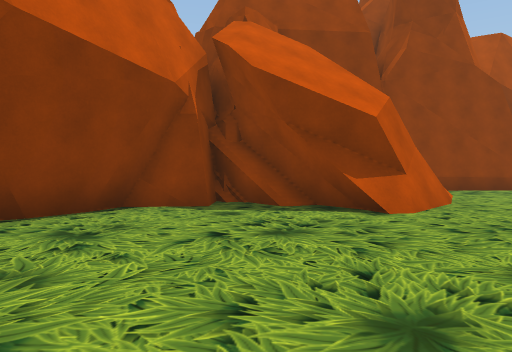
view 1 (above)

16 first-person views from a walk through a 3-D level made in the Unity game engine. The camera is 1.5 m above the floor, tilts 2° down and sees 70° across. The floor is counted in squares, 2 m on a side. Each view is taken from the middle of a square. On the plan, view 1 faces up. The plan holds only what a view shows up to about 11 squares ahead; the rest is blank. The place goes on beyond the plan. The player character is not drawn. Some surface patterns are stand-ins.

view 2
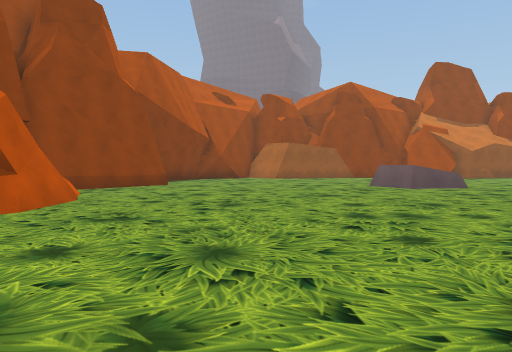

view 3
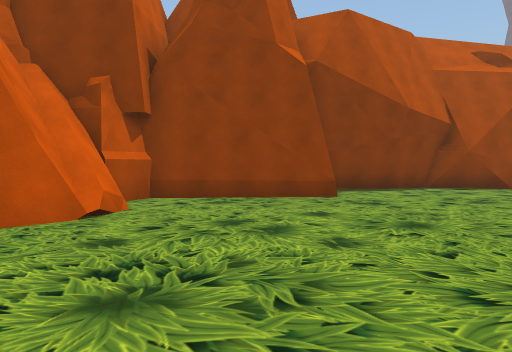

view 4
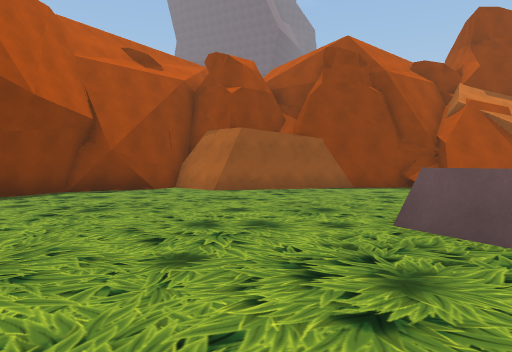

view 5
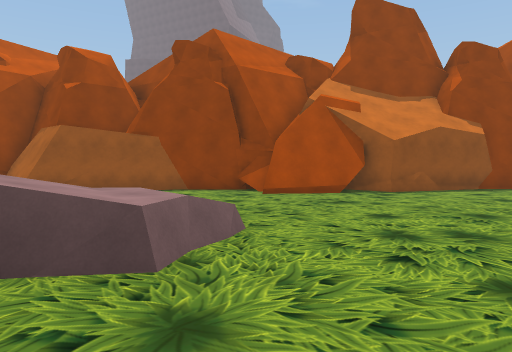

view 6
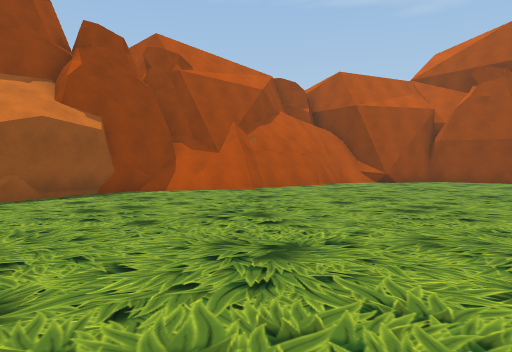

view 7
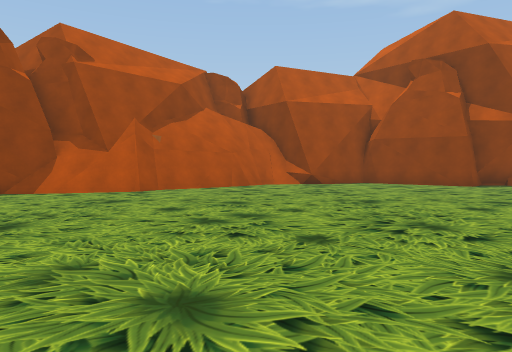

view 8
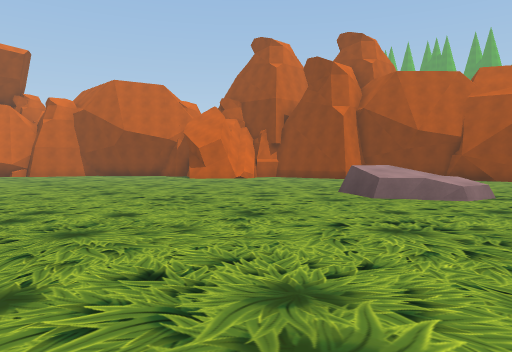

view 9
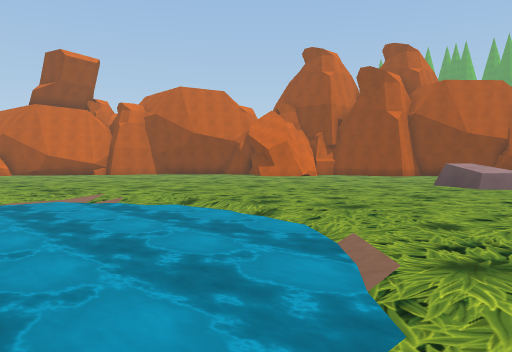

view 10
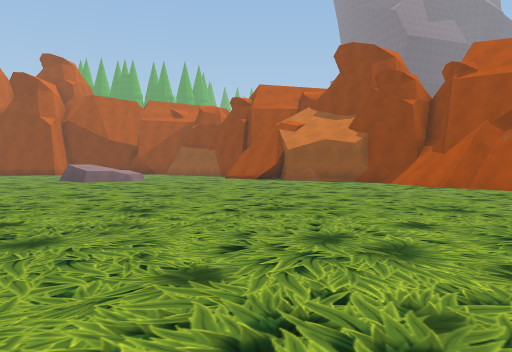

view 11
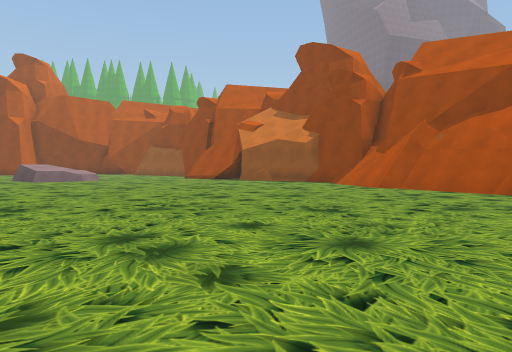

view 12
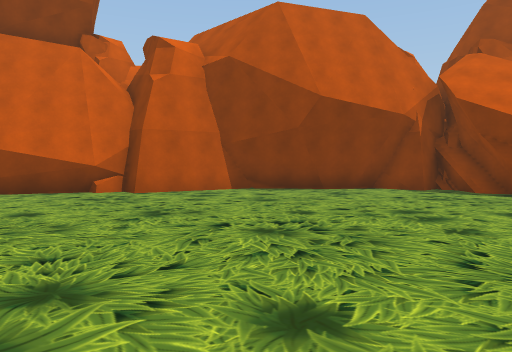

view 13
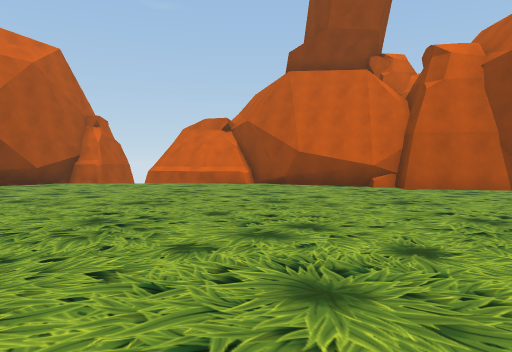

view 14
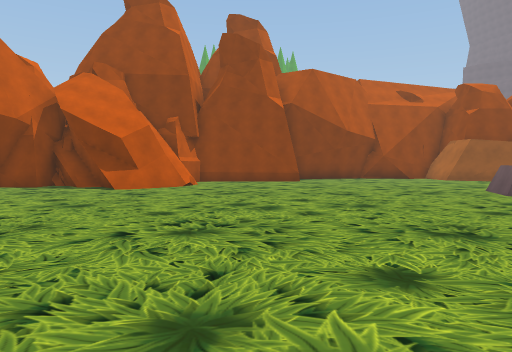

view 15
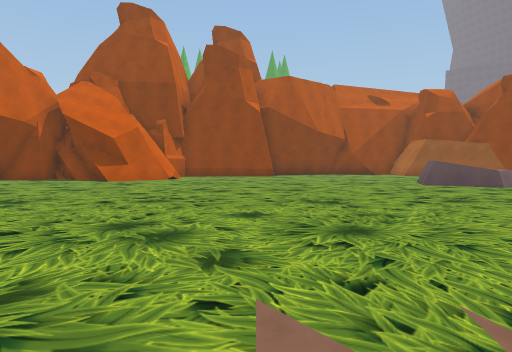

view 16
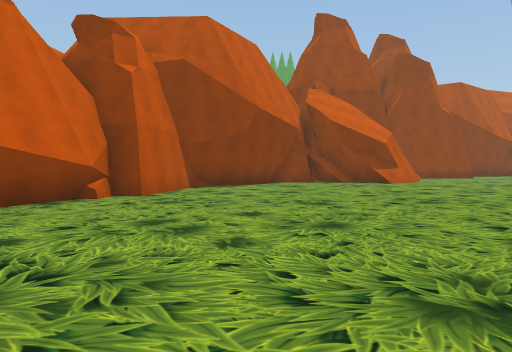

### Floor plan
Key: @ floor where view 1 was taken; # wall or solid block; . floor; / step, stairs or slope; = window, fence, low wall or low ledge; ~ water the walk can cross; ≈ water the walk keeps out of; ^ raised ledge.
Columns run from 6 left of view 1 to 27 right of it. Each row starts with its distance up from view 1.
 13                #######
 12               ##.....#
 11              ##......##
 10          #####........###
  9          #..............##
  8      #   #...............#
  7     ######...............##
  6    ##..###...............##
  5   ##...............^=.....###
  4  ##...............^^^^......###
  3  #................#^^.........##
  2 ##.............................###
  1 #..............................=##
  0 ......@.........................##
 -1 ................................##
 -2 .................................#
 -3 ..................................
 -4 ..................................
 -5 .............../~~~~/.............
 -6 ............./~≈≈≈≈~~/............
 -7 ........  .../~≈≈≈≈≈~~/...........
 -8 .......       ≈≈≈≈≈≈≈~ ...........
 -9 .....              ≈≈ . ..........
-10 ....                    ..........
-11 ..                       .....  ..
-12                           . .

Where each view was taken, in squares from view 1:
view 1: 0 up, 0 right, facing up
view 2: 1 down, 1 right, facing up-right
view 3: 2 up, 6 right, facing up
view 4: 3 up, 8 right, facing up-right
view 5: 0 up, 12 right, facing up-right
view 6: 1 down, 15 right, facing right
view 7: 4 down, 16 right, facing right
view 8: 5 down, 17 right, facing up-left
view 9: 9 down, 16 right, facing up-left
view 10: 12 down, 20 right, facing up
view 11: 12 down, 22 right, facing up
view 12: 4 down, 3 right, facing up-left
view 13: 4 down, 5 right, facing left
view 14: 5 down, 6 right, facing up
view 15: 7 down, 7 right, facing up
view 16: 8 down, 3 left, facing up
